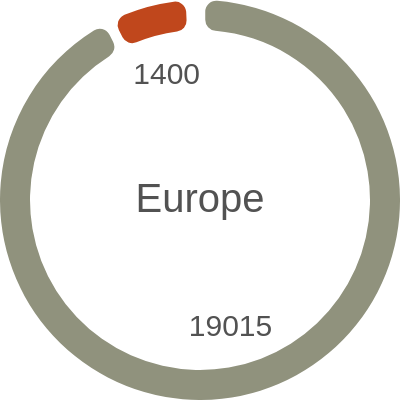

The Vega-Lite source for this figure:
### Vega specification from a JSON file in a GitHub repository (floating-point values rounded to 4 significant figures)
{"$schema": "https://vega.github.io/schema/vega/v5.json", "description": "A basic donut chart example.", "width": 200, "height": 200, "autosize": "none", "signals": [{"name": "startAngle", "value": 0}, {"name": "endAngle", "value": 6.29}, {"name": "padAngle", "value": 0.04}, {"name": "innerRadius", "value": 85}, {"name": "cornerRadius", "value": 5.5}, {"name": "sort", "value": false}, {"name": "selected", "value": "", "on": [{"events": "mouseover", "update": "datum"}]}], "data": [{"name": "table", "values": [{"id": 1, "field": 19015}, {"id": 2, "field": 1400}, {"id": 3, "field": 171}], "transform": [{"type": "pie", "field": "field", "startAngle": {"signal": "startAngle"}, "endAngle": {"signal": "endAngle"}, "sort": {"signal": "sort"}}]}, {"name": "fieldSum", "source": "table", "transform": [{"type": "aggregate", "fields": ["id"], "ops": ["sum"], "as": ["sum"]}]}], "scales": [{"name": "color", "type": "ordinal", "domain": {"data": "table", "field": "id"}, "range": ["#90927d", "#c0471c", "#865a33"]}], "marks": [{"type": "arc", "from": {"data": "table"}, "encode": {"enter": {"fill": {"scale": "color", "field": "id"}, "x": {"signal": "width / 2"}, "y": {"signal": "height / 2"}}, "update": {"startAngle": {"field": "startAngle"}, "endAngle": {"field": "endAngle"}, "padAngle": {"signal": "padAngle"}, "innerRadius": {"signal": "innerRadius"}, "outerRadius": {"signal": "width / 2"}, "cornerRadius": {"signal": "cornerRadius"}}}}, {"type": "text", "encode": {"enter": {"fill": {"value": "#525252"}, "text": {"value": ""}}, "update": {"opacity": {"value": 1}, "x": {"signal": "width / 2"}, "y": {"signal": "height / 2"}, "align": {"value": "center"}, "baseline": {"value": "middle"}, "fontSize": {"value": 20}, "text": {"value": "Europe"}}}}, {"name": "mark_id", "type": "text", "from": {"data": "table"}, "encode": {"enter": {"text": {"signal": "if(datum['endAngle'] - datum['startAngle'] < 0.3, '', format(datum['field']/1, ''))"}, "x": {"signal": "if(width >= height, height, width) / 2"}, "y": {"signal": "if(width >= height, height, width) / 2"}, "radius": {"signal": "if(selected && selected.id == datum.id, if(width >= height, height, width) / 2 * 1.05 * 0.65, if(width >= height, height, width) / 2 * 0.65)"}, "theta": {"signal": "(datum['startAngle'] + datum['endAngle'])/2"}, "fill": {"value": "scales"}, "fontSize": {"value": 15}, "align": {"value": "center"}, "baseline": {"value": "middle"}}}}]}
